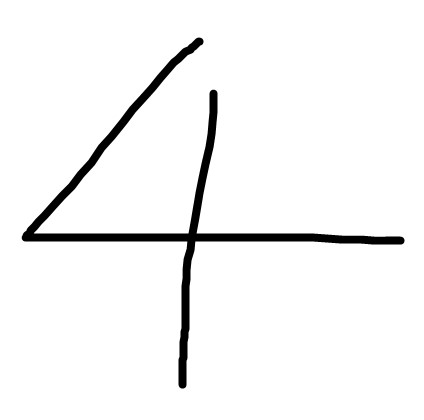
#> input picture test_後期/プログラミング基礎/digits_learn/aaa.jpeg, 424 x 420 px
$ python section_7.py
#> lines starting #> are read from the running program, lines starting #| are printed output that depends on the picture
from PIL import Image, ImageEnhance
import matplotlib.pyplot as plt
import os
from PIL import ImageEnhance

#文字をグレースケール化
im = Image.open(f'{os.path.dirname(__file__)}/aaa.jpeg')
#> im is the input picture: PIL image 424x420 RGB; min 0, max 255, mean 244.3
enhancer = ImageEnhance.Brightness(im)
im_enhanced = ImageEnhance.Brightness(im).enhance(2.0)
im_gray = im_enhanced.convert(mode='L')
im_88 = im_gray.resize((8, 8))
fig, ax = plt.subplots()
ax.imshow(im_88, cmap='gray')
plt.show()
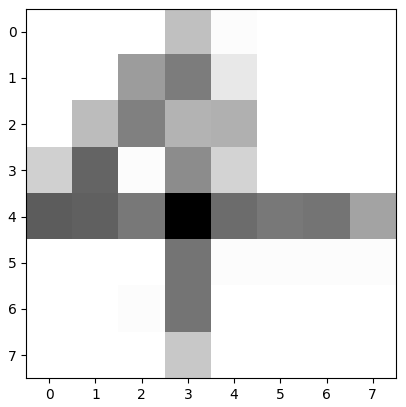
#> figure drawn by matplotlib, 1 panel

$ run again, with test_後期/プログラミング基礎/digits_learn/digi.jpeg copied over test_後期/プログラミング基礎/digits_learn/aaa.jpeg
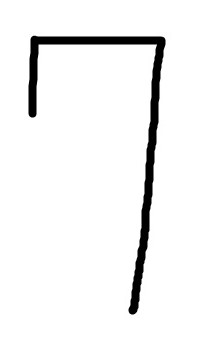
#> input picture test_後期/プログラミング基礎/digits_learn/digi.jpeg, 212 x 356 px
#> im is the input picture: PIL image 212x356 RGB; min 0, max 255, mean 242
#> `plt.show()`:
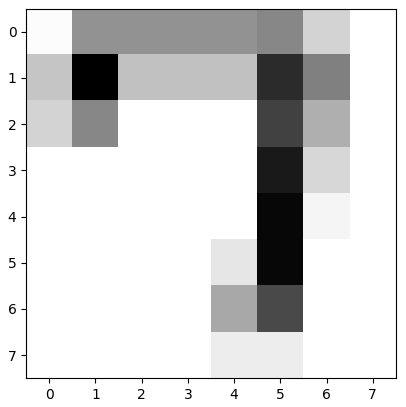
#> figure drawn by matplotlib, 1 panel

$ run again, with test_後期/プログラミング基礎/digits_learn/無題.jpeg copied over test_後期/プログラミング基礎/digits_learn/aaa.jpeg
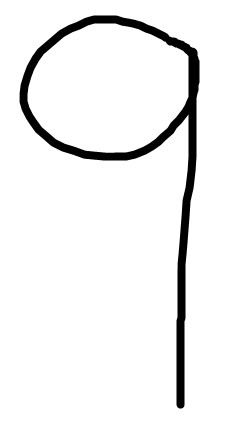
#> input picture test_後期/プログラミング基礎/digits_learn/無題.jpeg, 233 x 421 px
#> im is the input picture: PIL image 233x421 RGB; min 0, max 255, mean 238.3
#> `plt.show()`:
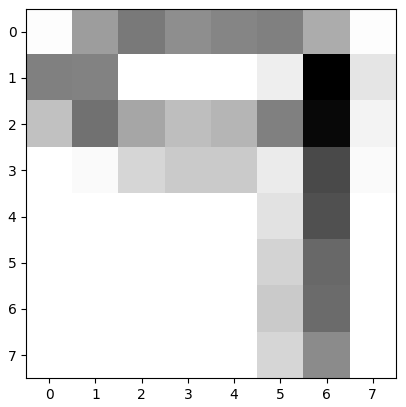
#> figure drawn by matplotlib, 1 panel
